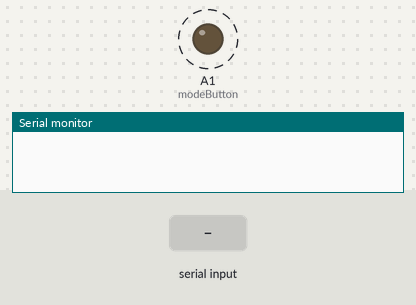
Simulated run of this sketch. Board: Arduino Uno, built with avr-gcc and run on an emulated ATmega328P. Parts: output pins drawn as LEDs (lit = HIGH), the last lines printed to the serial monitor. Dashed ring = blinking. The inputs (shaded band) are chosen by the test bench. Pins used as bus, display or sensor lines are not drawn.

Above: at 1.2 s.
1.3 s: "L" received over Serial
At 3.3 s:
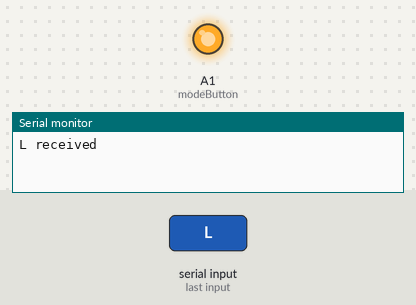
3.6 s: "M" received over Serial
5.1 s: "H" received over Serial
Timing chart, 0 to 8.1 s (numbered marks = the images above; inputs shaded):
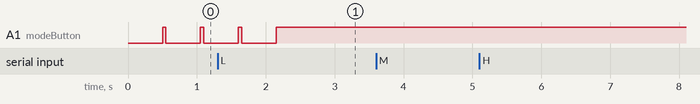

The sketch:

shock_logic.ino
```cpp
int modeButton = A1;
int triggerButton = A0;
unsigned long sleepTimeout = 30000; //Run the sleepPrevention every 30 seconds
unsigned long nextTimeout = 0; //keep track of when to run sleep prevention

bool armed = false; //We can't just trigger directly, because a trigger might be received during sleep prevention, so we arm it, and fire when ready. Disarming is done in the fire() function.
int shock_strength = 0; // How strongly the thing shocks you.

void setup() {
  Serial.begin(115200);
  pinMode(modeButton, OUTPUT);
  pinMode(triggerButton, OUTPUT);
  //Buttons on the remote are active LOW
  digitalWrite(modeButton,HIGH);
  digitalWrite(triggerButton,HIGH);
  }

void loop() {

  if(Serial.available() > 0){ //Triggers on anything! CAREFUL!
    char command = Serial.read();

    switch (command) {
      case 'L':
        armed=true;
        shock_strength=1;
        Serial.println("L received");
        break;
      case 'M':
        armed=true;
        shock_strength=25;
        Serial.println("M received");
        break;
      case 'H':
        armed=true;
        shock_strength=70;
        Serial.println("H received");
        break;
      default:
        Serial.print("received false");
    }
  }

  if(millis()>nextTimeout){
    sleepPrevention(); //4*(100+50)... sleep prevention routine takes around 600 milliseconds
  }

  if (armed) {
    fire();
  }

}

void fire(){
    buttonPress(triggerButton, 500);
    armed=false;

}

void buttonPress(int button, int duration){
  digitalWrite(button, LOW);
  delay(duration);
  digitalWrite(button, HIGH);
}

void sleepPrevention(){
  for(int repetitions=4;repetitions>0;repetitions--){
  buttonPress(modeButton, 500);
  delay(50);
  }
  nextTimeout=millis()+sleepTimeout;
}
```
